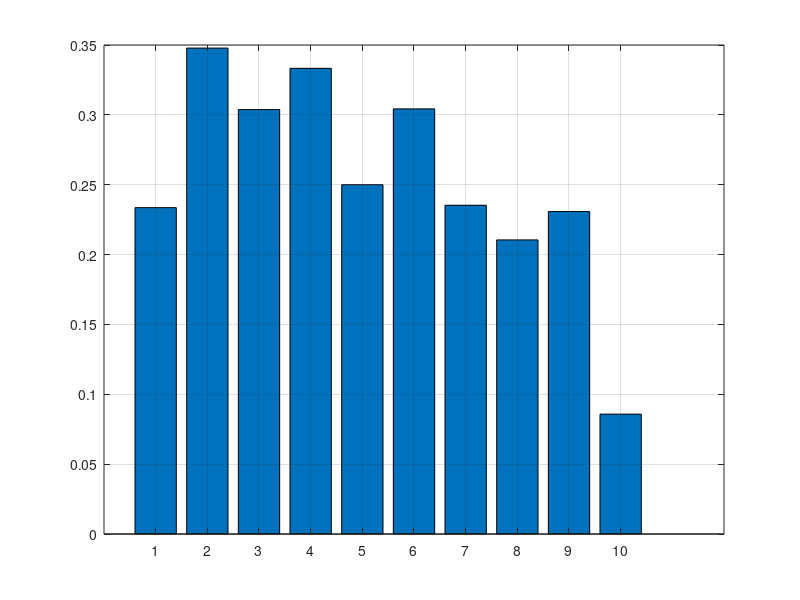

MATLAB code to generate this figure:
%%
%% ACP vs TDP
%%
clear all
close all

% differences between ACP and TDP for AMD processors
x(1) = 0.2336;
x(2) = 0.3478;
x(3) = 0.3038;
x(4) = 0.3333;
x(5) = 0.25;
x(6) = 0.3043;
x(7) = 0.2353;
x(8) = 0.2105;
x(9) = 0.2308;
x(10) = 0.0858;

figure(1)
bar(x)
grid

mean(x)
std(x)
